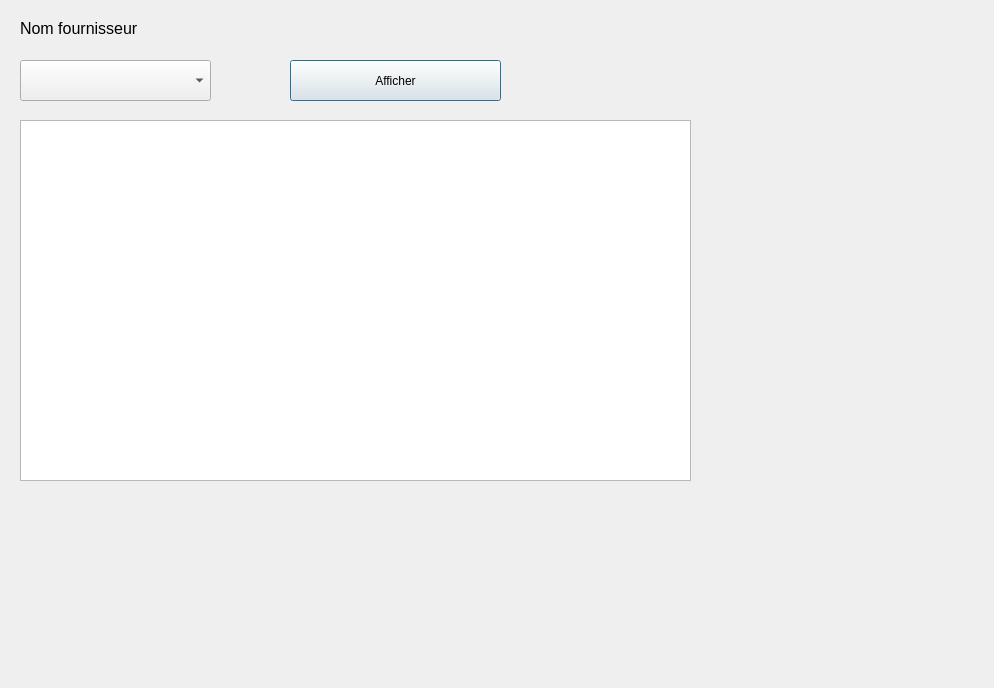
<?xml version="1.0" encoding="UTF-8"?>
<ui version="4.0">
 <class>Dialog</class>
 <widget class="QDialog" name="Dialog">
  <property name="geometry">
   <rect>
    <x>0</x>
    <y>0</y>
    <width>994</width>
    <height>688</height>
   </rect>
  </property>
  <property name="windowTitle">
   <string>Dialog</string>
  </property>
  <widget class="QLabel" name="labelNomFournisseur">
   <property name="geometry">
    <rect>
     <x>20</x>
     <y>20</y>
     <width>151</width>
     <height>16</height>
    </rect>
   </property>
   <property name="font">
    <font>
     <pointsize>12</pointsize>
    </font>
   </property>
   <property name="text">
    <string>Nom fournisseur</string>
   </property>
  </widget>
  <widget class="QComboBox" name="comboBoxNomFournisseur">
   <property name="geometry">
    <rect>
     <x>20</x>
     <y>60</y>
     <width>191</width>
     <height>41</height>
    </rect>
   </property>
  </widget>
  <widget class="QListView" name="listViewNomFournisseur">
   <property name="geometry">
    <rect>
     <x>20</x>
     <y>120</y>
     <width>671</width>
     <height>361</height>
    </rect>
   </property>
  </widget>
  <widget class="QPushButton" name="pushButtonAfficher">
   <property name="geometry">
    <rect>
     <x>290</x>
     <y>60</y>
     <width>211</width>
     <height>41</height>
    </rect>
   </property>
   <property name="text">
    <string>Afficher</string>
   </property>
  </widget>
 </widget>
 <resources/>
 <connections/>
</ui>
